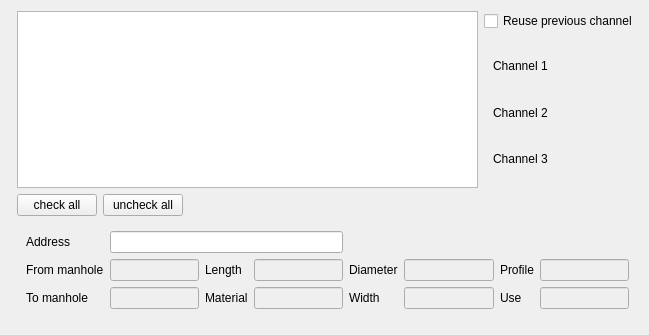
<?xml version="1.0" encoding="UTF-8"?>
<ui version="4.0">
 <class>SectionWidget</class>
 <widget class="QWidget" name="SectionWidget">
  <property name="geometry">
   <rect>
    <x>0</x>
    <y>0</y>
    <width>649</width>
    <height>335</height>
   </rect>
  </property>
  <property name="windowTitle">
   <string>Form</string>
  </property>
  <layout class="QGridLayout" name="gridLayout">
   <item row="3" column="2">
    <widget class="QPushButton" name="checkAllButton">
     <property name="text">
      <string>check all</string>
     </property>
    </widget>
   </item>
   <item row="11" column="1" colspan="6">
    <widget class="InspectionWidget" name="inspectionWidget" native="true">
     <layout class="QGridLayout" name="gridLayout_2">
      <property name="leftMargin">
       <number>0</number>
      </property>
      <property name="topMargin">
       <number>0</number>
      </property>
      <property name="rightMargin">
       <number>0</number>
      </property>
      <property name="bottomMargin">
       <number>0</number>
      </property>
     </layout>
    </widget>
   </item>
   <item row="3" column="4">
    <spacer name="horizontalSpacer">
     <property name="orientation">
      <enum>Qt::Horizontal</enum>
     </property>
     <property name="sizeHint" stdset="0">
      <size>
       <width>40</width>
       <height>20</height>
      </size>
     </property>
    </spacer>
   </item>
   <item row="3" column="3">
    <widget class="QPushButton" name="uncheckAllButton">
     <property name="text">
      <string>uncheck all</string>
     </property>
    </widget>
   </item>
   <item row="1" column="5" colspan="2">
    <widget class="QWidget" name="widget_2" native="true">
     <property name="sizePolicy">
      <sizepolicy hsizetype="MinimumExpanding" vsizetype="Preferred">
       <horstretch>0</horstretch>
       <verstretch>0</verstretch>
      </sizepolicy>
     </property>
     <layout class="QGridLayout" name="gridLayout_4">
      <item row="1" column="1">
       <widget class="FeatureSelectorWidget" name="section_1_selector" native="true"/>
      </item>
      <item row="2" column="1">
       <widget class="FeatureSelectorWidget" name="section_2_selector" native="true"/>
      </item>
      <item row="1" column="0">
       <widget class="QLabel" name="label_10">
        <property name="text">
         <string>Channel 1</string>
        </property>
       </widget>
      </item>
      <item row="3" column="0">
       <widget class="QLabel" name="label_12">
        <property name="text">
         <string>Channel 3</string>
        </property>
       </widget>
      </item>
      <item row="3" column="1">
       <widget class="FeatureSelectorWidget" name="section_3_selector" native="true"/>
      </item>
      <item row="2" column="0">
       <widget class="QLabel" name="label_11">
        <property name="text">
         <string>Channel 2</string>
        </property>
       </widget>
      </item>
     </layout>
    </widget>
   </item>
   <item row="0" column="5" colspan="2">
    <widget class="QCheckBox" name="usePreviousSectionCheckBox">
     <property name="text">
      <string>Reuse previous channel</string>
     </property>
    </widget>
   </item>
   <item row="0" column="2" rowspan="2" colspan="3">
    <widget class="QListWidget" name="sectionListWidget">
     <property name="selectionBehavior">
      <enum>QAbstractItemView::SelectRows</enum>
     </property>
    </widget>
   </item>
   <item row="4" column="2" colspan="5">
    <widget class="QWidget" name="widget" native="true">
     <layout class="QGridLayout" name="gridLayout_3">
      <item row="2" column="7">
       <widget class="QLineEdit" name="sectionUseEdit">
        <property name="enabled">
         <bool>false</bool>
        </property>
       </widget>
      </item>
      <item row="2" column="1">
       <widget class="QLineEdit" name="endNodeEdit">
        <property name="enabled">
         <bool>false</bool>
        </property>
       </widget>
      </item>
      <item row="2" column="0">
       <widget class="QLabel" name="label_2">
        <property name="text">
         <string>To manhole</string>
        </property>
       </widget>
      </item>
      <item row="1" column="7">
       <widget class="QLineEdit" name="profileEdit">
        <property name="enabled">
         <bool>false</bool>
        </property>
       </widget>
      </item>
      <item row="1" column="5">
       <widget class="QLineEdit" name="pipeDiaEdit">
        <property name="enabled">
         <bool>false</bool>
        </property>
       </widget>
      </item>
      <item row="2" column="5">
       <widget class="QLineEdit" name="pipeWidthEdit">
        <property name="enabled">
         <bool>false</bool>
        </property>
       </widget>
      </item>
      <item row="1" column="6">
       <widget class="QLabel" name="label_7">
        <property name="text">
         <string>Profile</string>
        </property>
       </widget>
      </item>
      <item row="1" column="3">
       <widget class="QLineEdit" name="sectionlengthEdit">
        <property name="enabled">
         <bool>false</bool>
        </property>
       </widget>
      </item>
      <item row="2" column="4">
       <widget class="QLabel" name="label_8">
        <property name="text">
         <string>Width</string>
        </property>
       </widget>
      </item>
      <item row="2" column="6">
       <widget class="QLabel" name="label_4">
        <property name="text">
         <string>Use</string>
        </property>
       </widget>
      </item>
      <item row="2" column="2">
       <widget class="QLabel" name="label_5">
        <property name="text">
         <string>Material</string>
        </property>
       </widget>
      </item>
      <item row="1" column="0">
       <widget class="QLabel" name="label">
        <property name="text">
         <string>From manhole</string>
        </property>
       </widget>
      </item>
      <item row="1" column="2">
       <widget class="QLabel" name="label_3">
        <property name="text">
         <string>Length</string>
        </property>
       </widget>
      </item>
      <item row="1" column="1">
       <widget class="QLineEdit" name="startNodeEdit">
        <property name="enabled">
         <bool>false</bool>
        </property>
       </widget>
      </item>
      <item row="1" column="4">
       <widget class="QLabel" name="label_6">
        <property name="text">
         <string>Diameter</string>
        </property>
       </widget>
      </item>
      <item row="2" column="3">
       <widget class="QLineEdit" name="pipeMaterialEdit">
        <property name="enabled">
         <bool>false</bool>
        </property>
       </widget>
      </item>
      <item row="0" column="0">
       <widget class="QLabel" name="label_9">
        <property name="text">
         <string>Address</string>
        </property>
       </widget>
      </item>
      <item row="0" column="1" colspan="3">
       <widget class="QLineEdit" name="addressEdit"/>
      </item>
     </layout>
    </widget>
   </item>
  </layout>
 </widget>
 <customwidgets>
  <customwidget>
   <class>InspectionWidget</class>
   <extends>QWidget</extends>
   <header location="global">wincan2teksi.gui.inspectionwidget</header>
   <container>1</container>
  </customwidget>
  <customwidget>
   <class>FeatureSelectorWidget</class>
   <extends>QWidget</extends>
   <header location="global">wincan2teksi.gui.featureselectorwidget</header>
   <container>1</container>
  </customwidget>
 </customwidgets>
 <tabstops>
  <tabstop>endNodeEdit</tabstop>
  <tabstop>sectionlengthEdit</tabstop>
  <tabstop>pipeDiaEdit</tabstop>
  <tabstop>startNodeEdit</tabstop>
  <tabstop>profileEdit</tabstop>
  <tabstop>pipeMaterialEdit</tabstop>
  <tabstop>pipeWidthEdit</tabstop>
  <tabstop>sectionUseEdit</tabstop>
 </tabstops>
 <resources/>
 <connections>
  <connection>
   <sender>usePreviousSectionCheckBox</sender>
   <signal>toggled(bool)</signal>
   <receiver>widget_2</receiver>
   <slot>setDisabled(bool)</slot>
   <hints>
    <hint type="sourcelabel">
     <x>475</x>
     <y>17</y>
    </hint>
    <hint type="destinationlabel">
     <x>490</x>
     <y>40</y>
    </hint>
   </hints>
  </connection>
 </connections>
</ui>
